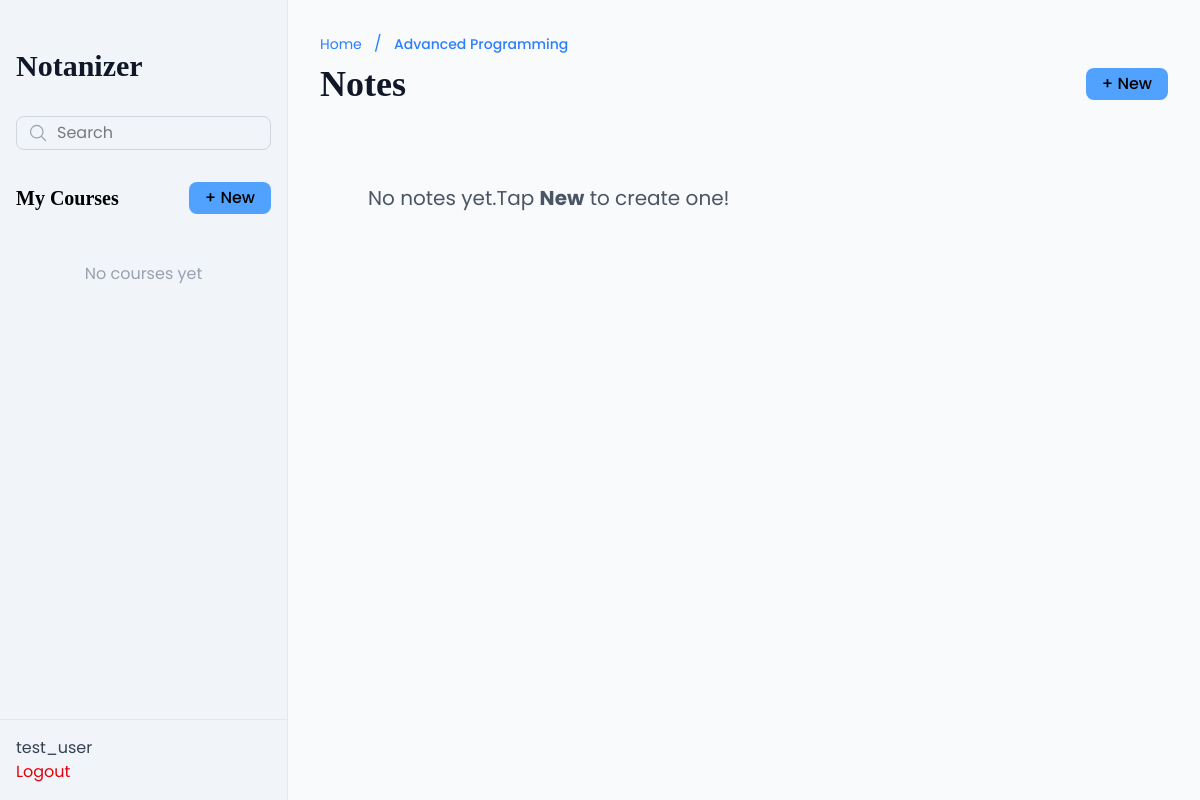
/course/1/ (signed in), run on an earlier commit of the app's database.
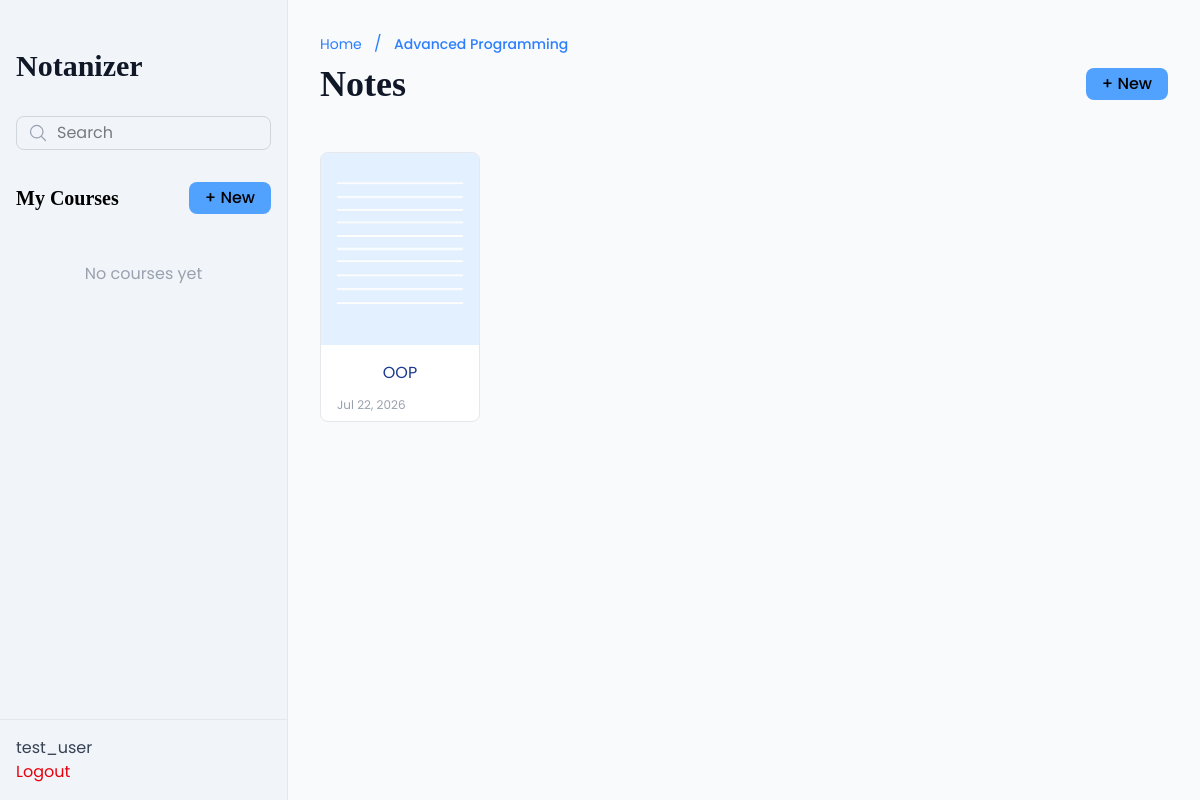
And on a later commit of the database.
### Notanizer/models.py (models this page shows, shortened)
class User(AbstractUser):
    pass

class Course(models.Model):
    title = models.CharField(max_length=100)
    description = models.TextField(blank=True, null=True)
    author = models.ForeignKey(User, on_delete=models.CASCADE)
    created = models.DateTimeField(auto_now_add=True)

class Note(models.Model):
    title = models.CharField(max_length=200)
    description = models.TextField(blank=True, null=True)
    content = models.TextField(blank=True, null=True)
    course = models.ForeignKey(Course, on_delete=models.CASCADE, related_name='notes')
    created = models.DateTimeField(auto_now_add=True)

### Notanizer/views.py (the view)
# urls.py: path('course/<int:course_id>/', views.course_detail, name='course_detail'),
@login_required
def course_detail(request, course_id):
    course = get_object_or_404(Course, id=course_id, author=request.user)
    return render(request, 'courses/detail.html', {'course': course})

### templates/courses/detail.html
{% extends 'base.html' %}
{% load static %}
{% block content %}
<div class="w-full">
    <div class="mb-2">
        <a href="{% url 'home' %}" class="text-sm text-blue-500">Home</a>
        <span class="mx-2 text-blue-500">/</span>
        <span class="text-sm text-blue-500 font-medium">{{ course.title }}</span>
    </div>
    <div class="flex items-center justify-between mb-8 gap-4">
        <h1 class="text-4xl font-bold text-gray-900">Notes</h1>
        <a href="{% url 'create_note' course.id %}" class="bg-blue-400 hover:bg-blue-500 text-black rounded-lg block text-center font-medium px-4 py-1 h-fit ml-auto">
            + New
        </a>
    </div>
    {% if course.notes.all %}
        <div class="grid grid-cols-2 md:grid-cols-4 lg:grid-cols-5 gap-3 mb-8">
            {% for note in course.notes.all %}
                <a href="{% url 'note_detail' note.id %}" class="course-card bg-white rounded-lg border border-gray-200 overflow-hidden mt-4">
                    <img src="{% static 'covers/Notes.jpg'%}" alt="{{ note.title }}" class="w-full h-48 object-cover">
                    <p class="mt-4 font-semi-bold text-blue-900 text-center px-2">{{ note.title }}</p>
                    <div class="flex justify-between items-center text-sm text-gray-500">
                        <p class="mt-3 text-xs text-center text-gray-400 mb-2 ml-4">{{ note.created|date:"M d, Y" }}</p>
                    </div>
                </a>
            {% endfor %}
        </div>
    {% else %}
            <p class="text-xl text-gray-600 p-12 mb-6">No notes yet.Tap <strong>New</strong> to create one!</p>
    {% endif %}
</div>
{% endblock %}

### templates/base.html (shortened to what this page needs)
{% load static %}
<!DOCTYPE html>
<html lang="en">
    <head>
        <link rel="stylesheet" href="{% static 'style.css' %}" />
        <link rel="stylesheet" href="{% static 'output.css' %}" />
    </head>
    <body class="bg-slate-50 m-0">
        <div class="flex h-screen w-screen">
            <aside class="bg-slate-100 w-72 border-r border-gray-200 flex flex-col">
                <div class="flex-1 overflow-y-auto min-h-0 p-4">
                    <h1 class="text-3xl text-gray-900 font-bold mr-auto py-8">Notanizer</h1>
                    <div class="relative mb-6">
                        <input type="text" placeholder="Search"
                        class="w-full px-4 py-1 pl-10 pr-4 border border-gray-300 rounded-lg focus:outline-none focus:ring-1 focus:ring-blue-400">
                    </div>
                    <div class="flex items-center justify-between mt-8 w-full">
                        <h1 class="text-xl font-semibold justify-start">My Courses</h1>
                        <a href="{% url 'create_course' %}" class="bg-blue-400 hover:bg-blue-500 text-black rounded-lg block text-center font-medium px-4 py-1 ml-auto">
                            + New
                        </a>
                    </div>
                    <div class="mt-4 space-y-4 justify-between overflow-y-auto">
                        {% for course in courses %}
                            <input type="checkbox" id="course-{{ course.id }}" class="hidden" unchecked>
                            <div class="course-header bg-gray-50 flex items-center justify-between p-3 rounded-lg">
                                <a href="{% url 'course_detail' course.id %}" class="text-gray-900 hover:text-blue-700">
                                    {{ course.title }}
                                </a>
                            </div>
                            <div class="notes" id="notes-{{ course.id }}">
                                {% for note in course.notes.all %}
                                    <a href="{% url 'note_detail' note.id %}" class="block px-4 py-6 text-sm text-gray-700 hover:bg-blue-500 hover:text-blue-600 border-l-2 border-transparent hover:border-blue-600">
                                        • {{ note.title }}
                                    </a>
                                {% empty %}
                                <p class="px-6 text-xs text-gray-400">No notes yet</p>
                                {% endfor %}
                                <a href="{% url 'create_note' course.id %}" class="block py-2 px-6 text-xs text-blue-500 hover:bg-blue-50 font-medium">
                                    ﹢ Add Note
                                </a>
                            </div>
                        {% empty %}
                        <p class="text-center text-gray-400 py-8">
                            No courses yet
                        </p>
                        {% endfor %}
                    </div>
                </div>
                <div class="border-t border-gray-200 p-4 mt-auto">
                    <span class="block text-gray-700">
                        {{ request.user.username }}
                    </span>
                    <form action="{% url 'logout' %}" method="POST">
                        <button type="submit" class="bg-transparent border-none text-red-600 hover:text-red-700 p-0">
                            Logout
                        </button>
                    </form>
                </div>
            </aside>
            <main id="main-content" class="flex-1 bg-slate-50 min-w-0 p-8">
            {% block content %}
            {% endblock %}
            </main>
            </div>
    </body>
</html>

### static/style.css (style rules this page uses)
.course-card { transition: transform 0.2s ease-out, box-shadow 0.2s ease-out, border-color 0.2s ease-out; }

What changed in the data, as far as the page shows it:
added Note: title "OOP", created "Jul 22, 2026"
Also different on the page:
text no longer shown: "No notes yet.Tap New to create one!"
